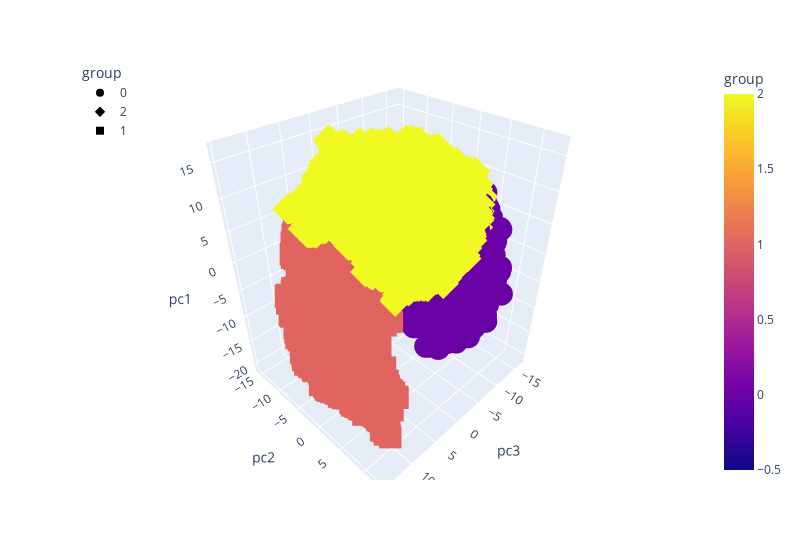

The cell this chart's notebook holds for it:
### Code cell
import plotly.express as px
fig = px.scatter_3d(
    pca_df,
    x="pc3",
    y="pc2",
    z="pc1",
    color="group",
    symbol="group",
    width=800,
)
fig.update_layout(legend=dict(x=0, y=1))
fig.show()

### Figure 1 — Plotly figure (JSON) as saved in the notebook; plotly's stock layout.template omitted (floating-point values rounded to 4 significant figures; data arrays with more than 128 entries replaced by an {"elided": "..."} marker saying what was removed)
{"data": [{"hovertemplate": "group=%{marker.color}<br>pc3=%{x}<br>pc2=%{y}<br>pc1=%{z}<extra></extra>", "legendgroup": "0", "marker": {"color": {"elided": "3232 int values"}, "coloraxis": "coloraxis", "symbol": "circle"}, "mode": "markers", "name": "0", "scene": "scene", "showlegend": true, "type": "scatter3d", "x": {"elided": "3232 float values"}, "y": {"elided": "3232 float values"}, "z": {"elided": "3232 float values"}}, {"hovertemplate": "group=%{marker.color}<br>pc3=%{x}<br>pc2=%{y}<br>pc1=%{z}<extra></extra>", "legendgroup": "2", "marker": {"color": {"elided": "2869 int values"}, "coloraxis": "coloraxis", "symbol": "diamond"}, "mode": "markers", "name": "2", "scene": "scene", "showlegend": true, "type": "scatter3d", "x": {"elided": "2869 float values"}, "y": {"elided": "2869 float values"}, "z": {"elided": "2869 float values"}}, {"hovertemplate": "group=%{marker.color}<br>pc3=%{x}<br>pc2=%{y}<br>pc1=%{z}<extra></extra>", "legendgroup": "1", "marker": {"color": {"elided": "3576 int values"}, "coloraxis": "coloraxis", "symbol": "square"}, "mode": "markers", "name": "1", "scene": "scene", "showlegend": true, "type": "scatter3d", "x": {"elided": "3576 float values"}, "y": {"elided": "3576 float values"}, "z": {"elided": "3576 float values"}}], "layout": {"coloraxis": {"colorbar": {"title": {"text": "group"}}, "colorscale": [[0, "#0d0887"], [0.1111, "#46039f"], [0.2222, "#7201a8"], [0.3333, "#9c179e"], [0.4444, "#bd3786"], [0.5556, "#d8576b"], [0.6667, "#ed7953"], [0.7778, "#fb9f3a"], [0.8889, "#fdca26"], [1, "#f0f921"]]}, "legend": {"title": {"text": "group"}, "tracegroupgap": 0, "x": 0, "y": 1}, "margin": {"t": 60}, "scene": {"domain": {"x": [0, 1], "y": [0, 1]}, "xaxis": {"title": {"text": "pc3"}}, "yaxis": {"title": {"text": "pc2"}}, "zaxis": {"title": {"text": "pc1"}}}, "width": 800}}
